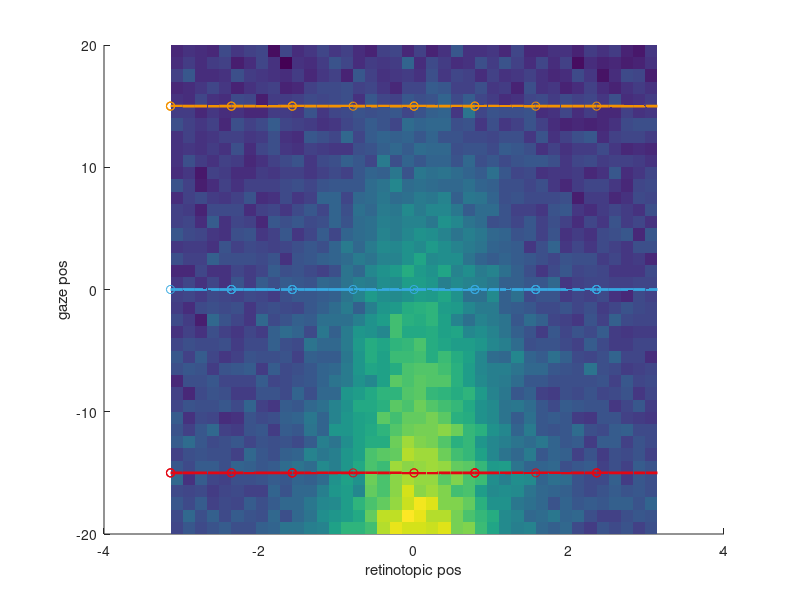
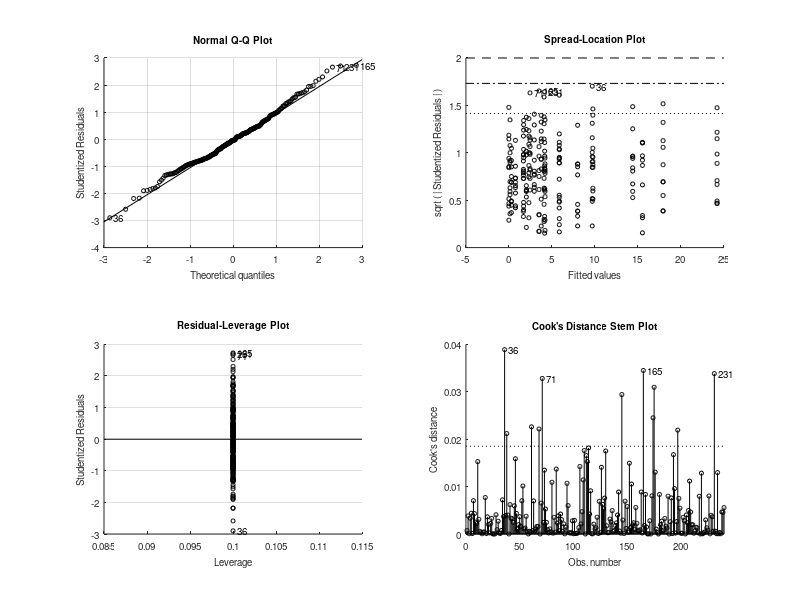

These figures' MATLAB source, in order: (Note: this script raises an error after producing the figures.)
function testsim_gain_field_dPulv2017(modulation_type)
% simulations of gain field effects and significance, including von Mises fitting
% see also testsim_gain_field for more generic version
% see also testsim_lip_activity_profile

if nargin < 1,
    modulation_type = 'linear_gain';
end


Noise		= 5;	% Firing rate noise
n_trials_per_cond = 10;

%
bootstrap_method='hierarchical';

% retinotopic Gaussian RF

Center              = 0;	% deg
Amplitude           = 35;	% spikes/s, RF response peak
UnmodulatedFR       = 5;	% spikes/s, ongoing/unmodulated firing
Sigma               = pi/4;	% tuning width
target_positions    = [-pi -pi*3/4 -pi/2 -pi/4 0 pi/4 pi/2 pi*3/4]; % retinotopic position
gaze_positions      = [-15 0 15];
retpos_continous	= -pi:pi/20:pi; % retinotopic position
gazepos_continous	= -20:20;       % gaze position

R		= 1/(sqrt(2*pi)*Sigma)*exp(-(retpos_continous - Center).^2/(2*Sigma^2)); % Gaussian RF profile
% R		= ones(size(retpos)); % no target position modulation
R		= UnmodulatedFR + R/max(R)*Amplitude;

n_trials_per_gaze=numel(target_positions)*n_trials_per_cond;

% target_positions2D_a =  [10    5 0  -5 -10  -5  0   5];
% target_positions2D_b =  [0.001 5 10 5 0.001 -5 -10 -5];
% target_positions2D = complex(target_positions2D_a,target_positions2D_b); % for MANOVA1 analysis


gaze_col = {'r' 'g' 'b'};

gaze_col_rgb = [227 6 19; 54 169 225; 243 146 0]/255;

% some additional comments to be detected in GitHub
disp('hello world - classic');
switch modulation_type % eye position modulation type
    
    case 'linear_gain' %
        
        % E = interp1([gazepos(1) gazepos(end)],[-10 10],gazepos); % Gaze effect: leads to "loss" of main target effect
        % E = interp1([gazepos(1) 0 gazepos(end)],[10 0 10],gazepos); % Gaze effect: bidirectinal increase from center
        E = interp1([gazepos_continous(1) gazepos_continous(end)],[0.7 0],gazepos_continous); % Gaze effect: standard monotonic unidirectional
        % E = interp1([gazepos(1) gazepos(end)],[1 0.3],gazepos); % For CNL evaluatiom poster
        for k = 1:n_trials_per_cond
            FR(:,:,k) = E'*R + Noise*randn(length(gazepos_continous),length(retpos_continous)); % one trial
        end
        
    case 'linear_addition'
        E = interp1([gazepos_continous(1) gazepos_continous(end)],[10 0],gazepos_continous); % Gaze effect
        for k = 1:n_trials_per_cond
            FR(:,:,k) = 1*ones(size(gazepos_continous))'*R + 1*E'*ones(size(retpos_continous)) + Noise*randn(length(gazepos_continous),length(retpos_continous)); % one trial
        end
end

for g = 1:length(gaze_positions)
    col=gaze_col_rgb(g,:);
    gazepos_idx = find(gazepos_continous == gaze_positions(g));
    for t=1:length(target_positions)
        retpos_idx = find(retpos_continous == target_positions(t));
        for k = 1:1:n_trials_per_cond
            FRtarget(t,g,k) = FR(gazepos_idx,retpos_idx,k);
        end
    end
end

t_anova	= repmat(target_positions',[1,size(FRtarget,2),size(FRtarget,3)]);
g_anova	= repmat(gaze_positions,[size(FRtarget,1),1,size(FRtarget,3)]);


FRmean = mean(FR,3);
%FRmean = 1*ones(size(gazepos))'*R + 1*E'*ones(size(retpos)); % For CNL evaluatiom poster

% Plotting
figure;
surface(retpos_continous,gazepos_continous,FRmean); shading flat; hold on;
for g=1:numel(gaze_positions)
    plot3(retpos_continous,gaze_positions(g)*ones(size(retpos_continous)),FRmean(gazepos_continous == gaze_positions(g),:),'Color',gaze_col_rgb(g,:),'LineWidth',2);
    plot3(reshape(t_anova(:,g,:),1,n_trials_per_gaze),reshape(g_anova(:,g,:),1,n_trials_per_gaze),reshape(FRtarget(:,g,:),1,n_trials_per_gaze),'o','Color',gaze_col_rgb(g,:));
end
xlabel('retinotopic pos');
ylabel('gaze pos');



% von Mises
F = @(a,x) a(3)+a(1)*exp(cos(x-a(2))*a(4))*exp(a(4)*-1);
opts = optimset('lsqcurvefit');
opts.Display='off';

% ANOVA
%FRtarget4ANOVA	= FRtarget(:);t_anova=t_anova(:); g_anova=g_anova(:);


pct1 = 100*0.05/2; % alpha 0.05
pct2 = 100-pct1;
Positions=t_anova(:);
angles=Positions;
Gazes=g_anova(:);
FR_vectors=FRtarget(:).*exp(1i*Positions);
unique_positions=unique(Positions);
unique_lines_effector=numel(unique(Gazes));
FRs=FRtarget(:);
[p,table,stats,terms] = anovan(FRs,[Positions Gazes],'model','full','varnames',{'target' 'gaze'});
% c = multcompare(stats)

if 0 % one-way vs two-way ANOVA on gaze
    % the question here if presence of another factor (target position) affects the first factor, e.g. in the initial fixation period
    % for this, we should remove the the effect of target position from the simulation, set "no target position modulation" above
    [p,table,stats,terms] = anovan(FRtarget(:),g_anova(:),'model','full','varnames',{'gaze'});
    
    
end % of one-way vs two-way ANOVA on gaze


if 0 % MANOVA1, I do not think it is an appropriate test to detect gain field or a shift in a RF, due to huge variance
    % (but we use some of the code for the bootstrp (see next case))
    
    FRtarget4MANOVA1 = [];
    FRtarget4BOOTCI  = [];
    FRpositions4MANOVA1=[];
    FR4BOOTCI	 = [];
    
    gaze_pos4MANOVA1 = [];
    figure;
    
    
    for g = 1:length(gaze_positions)
        for t=1:length(target_positions)-1,
            
            FRtarget4MANOVA1_ = squeeze(FRtarget(t,g,:))*target_positions2D(t)/abs(target_positions2D(t)); % original Lukas formulation
            FRpositions4MANOVA1_ = repmat([target_positions2D(t) gaze_positions(g)],numel(FRtarget4MANOVA1_),1); % original Lukas formulation
            
            plot(FRtarget4MANOVA1_,'.','Color',gaze_col_rgb(g,:)); hold on;
            
            % FOR ANOVA
            FRtarget4MANOVA1	= [FRtarget4MANOVA1; [real(FRtarget4MANOVA1_) imag(FRtarget4MANOVA1_)]];
            gaze_pos4MANOVA1	= [gaze_pos4MANOVA1; g*ones(n_trials_per_cond,1)];
            % FOR BOOTCI
            FRpositions4MANOVA1     = [	FRpositions4MANOVA1;FRpositions4MANOVA1_];
            FRtarget4BOOTCI         = [FRtarget4BOOTCI; FRtarget4MANOVA1_];
            
            % here we define the indexes that later are used to do hierarchical bootstraping
            indexes_per_position{g,t}=find(FRpositions4MANOVA1(:,1)==target_positions2D(t) & FRpositions4MANOVA1(:,2)==gaze_positions(g));
        end
        plot(mean(FRtarget4MANOVA1(gaze_pos4MANOVA1==g,1)), mean(FRtarget4MANOVA1(gaze_pos4MANOVA1==g,2)),'*','Color',gaze_col_rgb(g,:)); % vector mean
        
    end
    axis equal
    % plot(FRtarget4MANOVA1(:,1), FRtarget4MANOVA1(:,2),'.');
    
    % [D, p] = manova1(FRtarget4MANOVA1,gaze_pos4MANOVA1) % see testsim_manova1.m
    
end % of MANOVA1

if 1 % test gain field via bootstrap - on trial-by-trial FR vectors per target in a complex 2D space, abs and angle, NEEDS FRtarget4BOOTCI
    n_iterations_bootstrap = 1000;
    
    LB=double([0                 -pi    min(FRs)        1/pi]); %% Amplitude Direction Baseline Width
    UB=double([max([FRs;1])*1.3  pi     max([FRs;1])    10000]);%% Amplitude Direction Baseline Width
    X0=double([max(FRs)          0      min(FRs)        4/pi]); %% Amplitude Direction Baseline Width
    for lin = 1:max(unique_lines_effector)
        tr=Gazes'==gaze_positions(lin);
        mean_FR_angle=angle(mean(FR_vectors(tr)));
        %FRtarget4BOOTCI_ = FRtarget4BOOTCI(gaze_pos4MANOVA1==lin);
        
        %% bootstrapping
        n_samples_per_bootstrap=NaN;
        for p=1:numel(unique_positions)
            idexes_per_position{p}=find(Positions==unique_positions(p) & tr');
            FR_vector_per_position(p)=nanmean(FR_vectors(idexes_per_position{p}));
            n_samples_per_bootstrap=min([n_samples_per_bootstrap, numel(idexes_per_position{p})]);
        end
        
        if n_samples_per_bootstrap>=1%here should actually be 5!?
            for k=1:n_iterations_bootstrap
                idx_idx=cellfun(@(x) x(randsample(numel(x),10,true)),idexes_per_position,'Uniformoutput',false);
                idx_idx=[idx_idx{:}];
                bootstat(k,:)=[abs(nansum(FR_vectors(idx_idx(:)))/size(idx_idx,1)) angle(nansum(FR_vectors(idx_idx(:))/size(idx_idx,1))) 0 pi/4];
                bootstat_fit(k,:)=lsqcurvefit(F,double(X0),double(angles(idx_idx(:))),double(FRs(idx_idx(:))),LB,UB,opts);
            end
        else
            bootstat=single(NaN(n_iterations_bootstrap,4));
        end
        
        bootstat(:,2) = mod(bootstat(:,2)-mean_FR_angle+5*pi,2*pi)-pi+mean_FR_angle; % shift so CIs are around the mean
        bootstraped(lin).CI_amp   = [prctile(bootstat(:,1),pct1,1) nanmean(bootstat(:,1)) prctile(bootstat(:,1),pct2,1)];
        bootstraped(lin).CI_angle = [prctile(bootstat(:,2),pct1,1) nanmean(bootstat(:,2)) prctile(bootstat(:,2),pct2,1)];
        bootstraped(lin).CI_base  = [prctile(bootstat_fit(:,3),pct1,1) nanmean(bootstat_fit(:,3)) prctile(bootstat_fit(:,3),pct2,1)];
        bootstraped(lin).CI_kappa = [prctile(bootstat_fit(:,4),pct1,1) nanmean(bootstat_fit(:,4)) prctile(bootstat_fit(:,4),pct2,1)];
        
        bootstraped(lin).FR_vectors                 = bootstat(:,1).*exp(1i*bootstat(:,2));
        bootstraped(lin).mean_FR_vector             = nanmean(bootstraped(lin).FR_vectors);
        bootstraped(lin).original_mean_FR_vector    = nansum(FR_vector_per_position);
        % for plotting
        bootstraped(lin).mean_amp   = nanmean(bootstat(:,1));
        bootstraped(lin).mean_angle = mean(bootstat(:,2));
        bootstraped(lin).mean_base  = mean(bootstat_fit(:,3));
        bootstraped(lin).mean_kappa = mean(bootstat_fit(:,4));
        % for CIs
        bootstraped(lin).raw_amp   = bootstat(:,1);
        bootstraped(lin).raw_angle = bootstat(:,2);
        bootstraped(lin).raw_base  = bootstat_fit(:,3);
        bootstraped(lin).raw_kappa = bootstat_fit(:,4);
        
        %
        %         bootstat1 = bootstat(:,1);
        %         bootstat2 = bootstat(:,2);
        %         % bootstat2 = unwrap(bootstat2); % not working well in real life examples, according to Lukas
        %         mean_FR_angle = angle(mean(FRtarget4BOOTCI_));
        %         bootstat2 =  mod(bootstat(:,2)-mean_FR_angle+5*pi,2*pi)-pi+mean_FR_angle; % Lukas
        %
        %         pct1 = 100*0.05/2; % alpha 0.05
        %         pct2 = 100-pct1;
        %
        %         lower = prctile(bootstat1,pct1,1);
        %         upper = prctile(bootstat1,pct2,1);
        %         ci1 =[lower;upper];
        %         CI1(:,g) = ci1;
        %         meanBS1(g) = mean(bootstat1);
        %         BOOTSTAT1(:,g) = bootstat1;
        %
        %         lower = prctile(bootstat2,pct1,1);
        %         upper = prctile(bootstat2,pct2,1);
        %         ci2 =[lower;upper];
        %         CI2(:,g) = ci2;
        %         meanBS2(g) = mean(bootstat2);
        %
        %         subplot(1,2,1)
        %
        %         hp = polar([meanBS2(g) meanBS2(g)],[ci1(1) ci1(2)]); set(hp,'Color',gaze_col_rgb(g,:),'LineWidth',2); hold on;
        %
        %         th = linspace( ci2(1), ci2(2), 10);
        %         hp = polar(th,meanBS1(g)*ones(size(th)),[gaze_col{g}]); set(hp,'Color',gaze_col_rgb(g,:),'LineWidth',2);
        %         polar(angle(mean(FRtarget4BOOTCI_)),abs(mean(FRtarget4BOOTCI_)),'ko'); hold on
        %         polar(meanBS2(g),meanBS1(g),'kx');
        %
        %         subplot(1,2,2);
        %         hp = polar(bootstat2,bootstat1,[gaze_col{g} '.']); hold on
        %         set(hp,'Color',gaze_col_rgb(g,:));
        %
        
    end
    
    %% significance with CI overlap
    CI1=vertcat(bootstraped.CI_amp);
    Lower_bound=CI1(:,1);
    Mean_values=CI1(:,2);
    Upper_bound=CI1(:,3);
    %sign_diff = ~(bsxfun( @le, Lower_bound, Mean_values' ) & bsxfun( @ge, Upper_bound, Mean_values' ));
    sign_diff = ~(bsxfun( @le, Lower_bound, Upper_bound' ) & bsxfun( @ge, Upper_bound, Lower_bound' ));
    significant_gain1=any(any(sign_diff));
    
    for c_s=1:numel(bootstraped)+1 %% shifting always one by 2 pi to find overlaps around 0
        CI1=vertcat(bootstraped.CI_angle);
        if c_s<numel(bootstraped)
            CI1(c_s,:)= CI1(c_s,:)+2*pi;
        end
        Lower_bound=CI1(:,1);
        Mean_values=CI1(:,2);
        Upper_bound=CI1(:,3);
        %sign_diff = ~(bsxfun( @le, Lower_bound, Mean_values' ) & bsxfun( @ge, Upper_bound, Mean_values' ));
        sign_diff = ~(bsxfun( @le, Lower_bound, Upper_bound' ) & bsxfun( @ge, Upper_bound, Lower_bound' ));
        %
        significant_shift(c_s)=any(any(sign_diff));
    end
    significant_shift1=all(significant_shift); % only true if CIs are not overlapping for any 2*pi shift
    
    %% significance with CIs of differences
    temp1=true(numel(bootstraped));
    [temp2 temp3]=ind2sub(size(temp1),find(temp1));
    comparison_matrix=[temp2(temp2<temp3) temp3(temp2<temp3)];
    for c_s=1:size(comparison_matrix,1) %% shifting always one by 2 pi to find overlaps around 0
        tt=bootstraped(comparison_matrix(c_s,1)).raw_amp-bootstraped(comparison_matrix(c_s,2)).raw_amp;
        CI1_diff(c_s,:)=[prctile(tt,pct1,1) prctile(tt,pct2,1)];
        
        tt=bootstraped(comparison_matrix(c_s,1)).raw_angle-bootstraped(comparison_matrix(c_s,2)).raw_angle;
        %tt=[tt tt+pi tt-pi tt+2*pi tt-2*pi tt*3+pi tt-3*pi tt+4*pi tt-4*pi];
        tt=[tt tt+2*pi tt-2*pi tt+4*pi tt-4*pi];% ti ti+2*pi ti-2+pi ti+4*pi ti-4*pi];
        [~,totest_for_CI_indexes]=min(abs(tt),[],2);
        tt=tt(sub2ind(size(tt),1:size(tt,1),totest_for_CI_indexes'))';
        CI2_diff(c_s,:)=[prctile(tt,pct1,1) prctile(tt,pct2,1)];
    end
    significant_gain2=any(CI1_diff(:,1)>0 | CI1_diff(:,2)<0);
    significant_shift2=any(CI2_diff(:,1)>0 | CI2_diff(:,2)<0);
    
    
    
    
    %
    %     % test significance
    %
    %     BOOTSTAT_DIFF(:,1) = BOOTSTAT1(:,1) - BOOTSTAT1(:,2);
    %     BOOTSTAT_DIFF(:,2) = BOOTSTAT1(:,1) - BOOTSTAT1(:,3);
    %     BOOTSTAT_DIFF(:,3) = BOOTSTAT1(:,2) - BOOTSTAT1(:,3);
    %
    %     H = 0;
    %
    %     for k = 1:3, % 3 pair combinations
    %
    %         ci_l = prctile(BOOTSTAT_DIFF(:,k),pct1,1);
    %         ci_u = prctile(BOOTSTAT_DIFF(:,k),pct2,1);
    %         ci_diff =[ci_l;ci_u];
    %
    %         if ci_diff(1)>0 || ci_diff(2)<0;
    %             H = 1;
    %         end
    %
    %     end
    %    decision = {'not significant','significant'};
    
    figure_handle=figure;
    linespec.visible='off';
    markersize=20;
    max_FR_vector=max(abs(vertcat(bootstraped.FR_vectors)));
    polar(0, max_FR_vector,linespec);
    hold on
    for lin=1:max(unique_lines_effector)
        scatter(real([bootstraped(lin).FR_vectors]),imag([bootstraped(lin).FR_vectors]),5,gaze_col_rgb(lin,:));
        FR_vector=bootstraped(lin).mean_FR_vector;
        original_FR_vector=bootstraped(lin).original_mean_FR_vector;
        FR_Amp_CI=bootstraped(lin).CI_amp([1,end])*FR_vector/abs(FR_vector);
        FR_Ang_CI=exp(1i*bootstraped(lin).CI_angle)*abs(FR_vector);
        FR_Ang_CI_rad=exp(1i*[bootstraped(lin).CI_angle(1):pi/100:bootstraped(lin).CI_angle(end) bootstraped(lin).CI_angle(end)])*abs(FR_vector);
        plot(real(original_FR_vector),imag(original_FR_vector),'h','markersize',markersize,'markeredgecolor','k','color',gaze_col_rgb(lin,:),'Markerfacecolor',gaze_col_rgb(lin,:));
        plot(real(FR_vector),imag(FR_vector),'s','markersize',markersize,'markeredgecolor','k','color',gaze_col_rgb(lin,:),'Markerfacecolor',gaze_col_rgb(lin,:));
        plot(real(FR_Amp_CI),imag(FR_Amp_CI),'d-','linewidth',3,'markersize',markersize,'markeredgecolor','k','color',gaze_col_rgb(lin,:));
        %plot(real(bootstraped(lin).CI_amp(2)*FR_vector),imag(bootstraped(lin).CI_amp(2)*FR_vector),'d','color',gaze_col_rgb(lin,:));
        plot(real(FR_Ang_CI(1)),imag(FR_Ang_CI(1)),'d','linewidth',3,'markersize',markersize,'markeredgecolor','k','color',gaze_col_rgb(lin,:));
        plot(real(FR_Ang_CI(end)),imag(FR_Ang_CI(end)),'d','linewidth',3,'markersize',markersize,'markeredgecolor','k','color',gaze_col_rgb(lin,:));
        line([real(FR_Ang_CI_rad)],[imag(FR_Ang_CI_rad)],'linewidth',3,'color',gaze_col_rgb(lin,:))
    end
    
    title(num2str([significant_gain1 significant_shift1 significant_gain2 significant_shift2]));
    
    
    
end % of if test gain field via bootstrap - on trial-by-trial FR vectors in 2D space

if 0 % test gain field via bootstrap - simple example on mean FR in each gaze position
    figure
    for g = 1:length(gaze_positions)
        FR = reshape(squeeze(FRtarget(:,g,:)),n_trials_per_cond*length(target_positions),1);
        meanFR = mean(FR);
        fun = @(x)mean(x);
        
        [ci,bootstat] = bootci(500, fun, FR);
        
        CI(:,g) = ci;
        meanBS(g) = mean(bootstat);
        plot(g,meanFR,'ko'); hold on
        plot(g,meanBS(g),'r.');
        plot(g,ci,'rs');
    end
    
end % of if test gain field via bootstrap - simple example on mean FR in each gaze position

if 0 % Test different ANOVA variants
    % 3 gaze positions, 2 or 3 targets, 10 trials
    
    Noise			= 1;	% Firing rate noise
    n_trials_per_cond	= 10;
    
    % variant 1: no main effects, only interaction
    FRtarget4ANOVA = repmat(reshape([	10 0
        0 10
        5 5],6,1),n_trials_per_cond,1) + Noise*randn(3*2*10,1);
    target_pos	= repmat([1;1;1;2;2;2],n_trials_per_cond,1);
    gaze_pos	= repmat([1;2;3;1;2;3],n_trials_per_cond,1);
    [p,table,stats,terms] = anovan(FRtarget4ANOVA,[target_pos gaze_pos],'model','full','varnames',{'target' 'gaze'});
    
    % variant 2: no main effects, only interaction
    FRtarget4ANOVA = repmat(reshape([	0 10
        5 5
        10 0],6,1),n_trials_per_cond,1) + Noise*randn(3*2*10,1);
    target_pos	= repmat([1;1;1;2;2;2],n_trials_per_cond,1);
    gaze_pos	= repmat([1;2;3;1;2;3],n_trials_per_cond,1);
    [p,table,stats,terms] = anovan(FRtarget4ANOVA,[target_pos gaze_pos],'model','full','varnames',{'target' 'gaze'});
    
    % variant 3: target effect and interaction
    FRtarget4ANOVA = repmat(reshape([	0 10 40
        5 15 30
        10 20 20],9,1),n_trials_per_cond,1) + Noise*randn(3*3*10,1);
    target_pos	= repmat([1;1;1;2;2;2;3;3;3],n_trials_per_cond,1);
    gaze_pos	= repmat([1;2;3;1;2;3;1;2;3],n_trials_per_cond,1);
    [p,table,stats,terms] = anovan(FRtarget4ANOVA,[target_pos gaze_pos],'model','full','varnames',{'target' 'gaze'});
    
end % of Test different ANOVA variants
